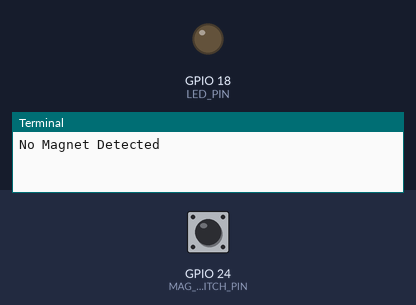
A program run on a simulated Raspberry Pi (BCM pin numbers). On the bench: output pins drawn as LEDs (lit = HIGH), the last lines printed to the terminal. The test bench sets the inputs (shaded band); at power-on: GPIO 24 (MAG_SWITCH_PIN) HIGH.

Above: at 1.2 s.
1.3 s: GPIO 24 (MAG_SWITCH_PIN) pulled LOW for 0.15 s
At 1.4 s:
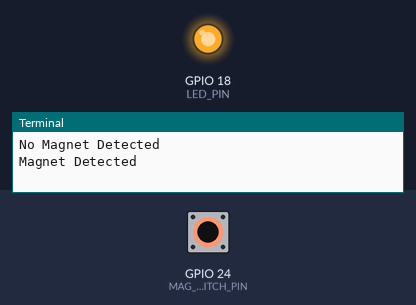
3.0 s: GPIO 24 (MAG_SWITCH_PIN) pulled LOW for 3.2 s
At 6.6 s:
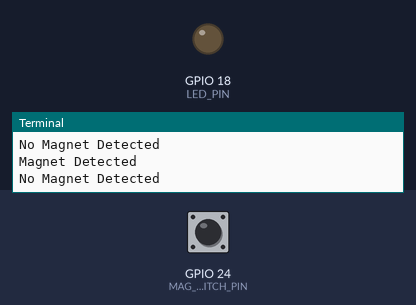
Timing chart, 0 to 8.1 s (numbered marks = the images above; inputs shaded):
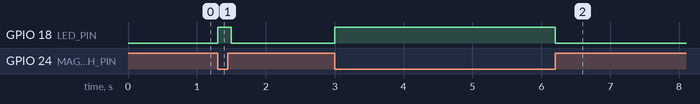

Measured:
- after the input at 1.3 s, GPIO 18 (LED_PIN): LOW → HIGH at once, → LOW 0.20 s later
- after the input at 3.0 s, GPIO 18 (LED_PIN): LOW → HIGH at once, → LOW 3.2 s later

The program:

mag_LED.py
```python
#DESCRIPTION: Monitors a magnetic switch and turns on LED when a change of state is detected

import RPi.GPIO as GPIO
import time
import signal
import sys

#Define a function to turn off LED and clean up the GPIO board
def cleanlights(signal, frame):
    GPIO.output(LED_PIN, GPIO.LOW)
    GPIO.cleanup()
    print("\n")
    sys.exit(0)

#Set Broadcom mode to address GPIO pins by number
GPIO.setmode(GPIO.BCM)

#Set the GPIO pin number that the mag strip is set to
MAG_SWITCH_PIN = 24

#Set the GPIO pin number that the LED is set to
LED_PIN = 18

#Set up GPIO pin for the switch
GPIO.setup(MAG_SWITCH_PIN, GPIO.IN, pull_up_down = GPIO.PUD_UP)

#Set up GPIO pin for the LED
GPIO.setup(LED_PIN, GPIO.OUT)

#Create a blank variable for the prior state to compare with the new state
old_state = None

#Set the cleanup handler to turn off the LED after keyboard interupt
signal.signal(signal.SIGINT, cleanlights)

while True:
    #Define what state the switch is in
    switch_state = GPIO.input(MAG_SWITCH_PIN)

    #Run after a state change is detected
    if old_state != switch_state:
        #If the switch detects a magnet
        if switch_state == 0:
            print("Magnet Detected")

            #Turn on Light
            GPIO.output(LED_PIN, GPIO.HIGH)

            #Set the old_state variable to the current state
            old_state = switch_state
        #If the switch does not detect a magnet
        else:
            print("No Magnet Detected")

            #Turn off light
            GPIO.output(LED_PIN, GPIO.LOW)

            #Set the old_state variable to the current state
            old_state = switch_state

    time.sleep(.1)
```
